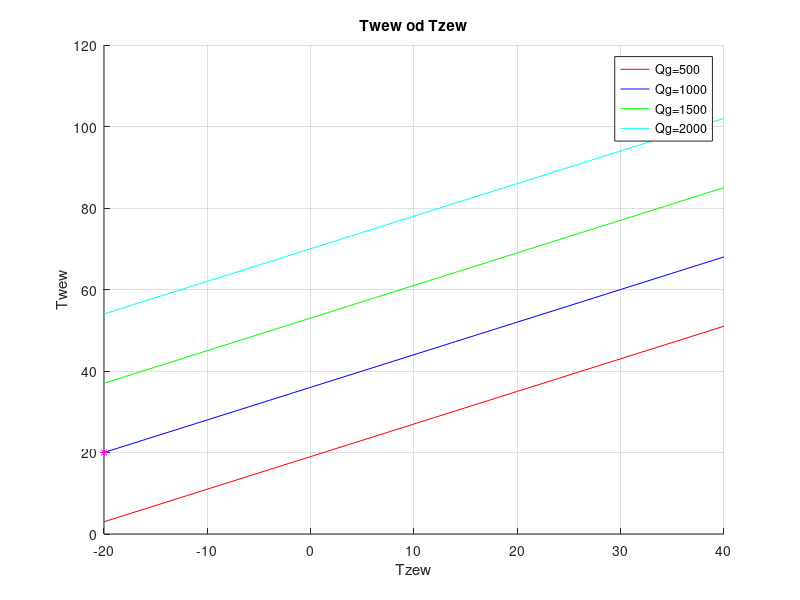
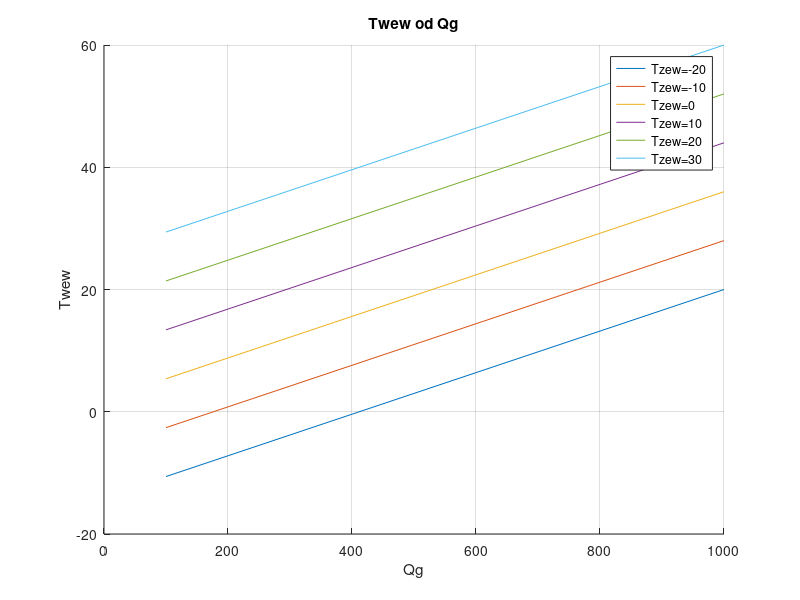
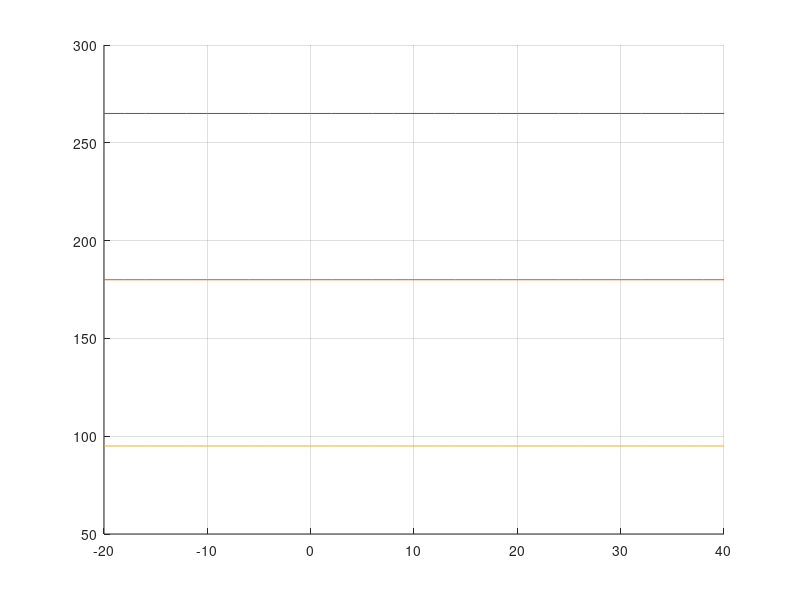

These figures' MATLAB source, in order:
clear all;

Tzew=(-20:2:40);

Tzw=-20;
Tww=20;
Tp=10;
Qg=1000;
a=0.25;

Kcw=Qg/(Tww-Tzw+a*(Tww-Tp));

Kcp=(a*Kcw*(Tww-Tp))/(Tp-Tzw);
Kcwp=a.*Kcw;
figure;
grid on;
hold on;
for Qg = 500:500:2000
    Twew = (Qg+Kcw*Tzew+Kcwp*Tp)/(Kcw+Kcwp);
    
    if (Qg==500)
        plot(Tzew,Twew,'r');
    end
    if (Qg==1000)
        plot(Tzew,Twew,'b');
    end
    if (Qg==1500)
        plot(Tzew,Twew,'g');
    end
    if (Qg==2000)
        plot(Tzew,Twew,'c');
    end
end;

plot(Tzw,Tww,'m*');
xlabel('Tzew');
ylabel('Twew');
title ('Twew od Tzew');
legend('Qg=500','Qg=1000','Qg=1500','Qg=2000');

figure;
hold on;
grid on;
Q=(100:100:1000);
for TzewN = -20:10:30
    Tw = (Q+Kcw*TzewN+Kcwp*Tp)/(Kcw+Kcwp);
    plot(Q,Tw);
end
xlabel('Qg');
ylabel('Twew');
title('Twew od Qg');
legend('Tzew=-20','Tzew=-10','Tzew=0','Tzew=10','Tzew=20','Tzew=30');

figure;
hold on;
grid on;
for Qp = 500:500:1500
    Tpd=(Kcw*Twew-Kcw*Tzew+Kcwp*Twew-Qp)/Kcwp;
    plot(Tzew,Tpd);
end

% jeszcze Tp od Qg i Tzew